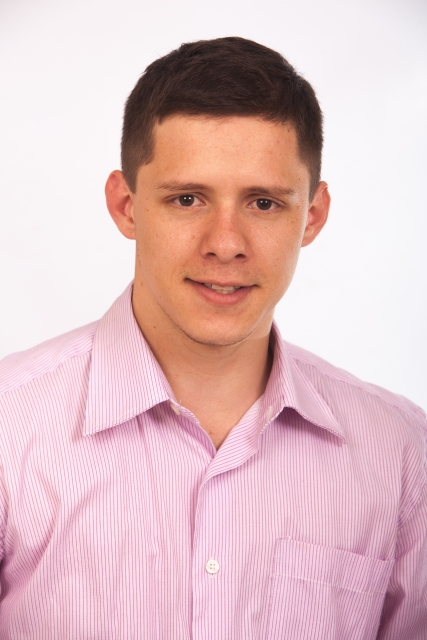
#> input picture OpenCV3_beginner/images/sample.jpg, 427 x 640 px, found by its file name
$ python mosaic.py
#> lines starting #> are read from the running program, lines starting #| are printed output that depends on the picture
import cv2
import numpy as np

try:
    img = cv2.imread('C:/Source Codes/OpenCV3_beginner/images/sample.jpg')
#> img is the input picture: shape (640, 427, 3); mean B, G, R 194.7, 191.5, 224.3
    if img is None:
        print('ファイルを読み込めません．')
        import sys
        sys.exit()

    SCALE = 0.2
    height = img.shape[0]
#> height = 640
    width = img.shape[1]
#> width = 427

    dst = cv2.resize(img,(round(width*SCALE),round(height*SCALE)),interpolation= cv2.INTER_NEAREST)
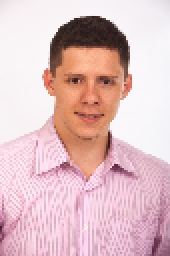
#> dst: shape (128, 85, 3) (shown 2 times larger); mean B, G, R 194.9, 191.8, 224.5
    dst = cv2.resize(dst,(width,height),interpolation=cv2.INTER_NEAREST)
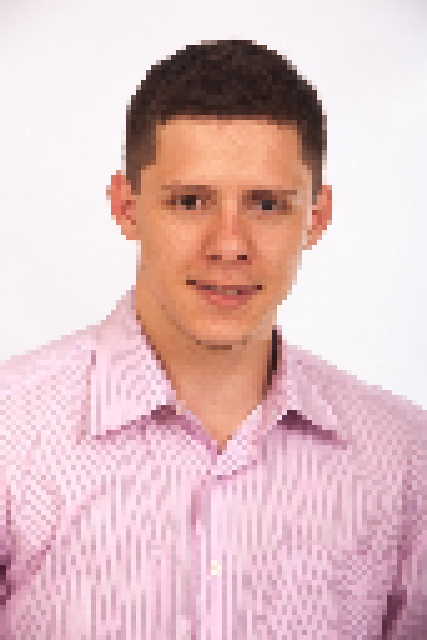
#> dst: shape (640, 427, 3); mean B, G, R 194.8, 191.7, 224.4

    cv2.imwrite('C:/Source Codes/OpenCV3_beginner/images/mosaic.jpg',dst)
    cv2.imshow('dst',dst)

    cv2.waitKey(0)
    cv2.destroyAllWindows()
except:
    import sys
    print ("Error:",sys.exc_info()[0])
    print(sys.exc_info()[1])
    import traceback
    print(traceback.format_tb(sys.exc_info()[2]))
